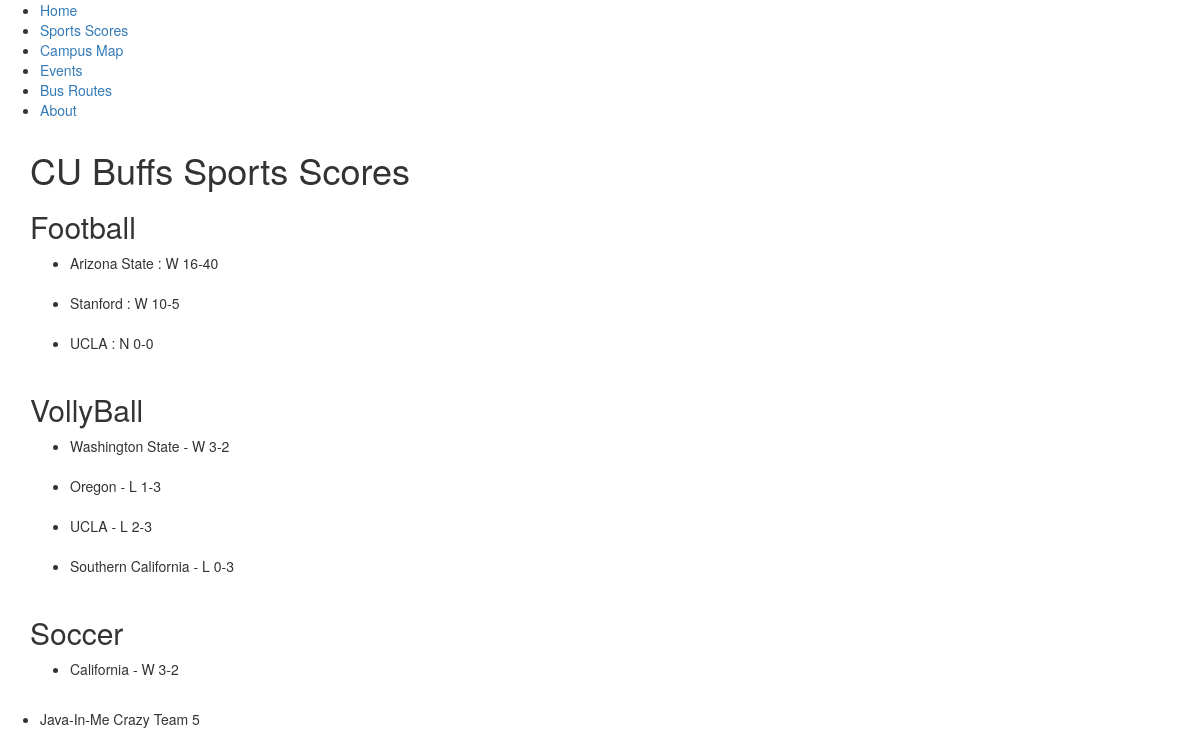
The app's page /Website/pages/sportsscores.php with its own data.
### tables this page shows
CREATE TABLE `sportsscores` (
  `scoreid` int(11) NOT NULL AUTO_INCREMENT,
  `sport` char(30) DEFAULT NULL,
  `date` char(10) DEFAULT NULL,
  `score` char(30) DEFAULT NULL,
  `opponent` char(30) DEFAULT NULL,
  `time` char(8) DEFAULT NULL,
  `buildingid` int(11) DEFAULT NULL,
  PRIMARY KEY (`scoreid`)
);

### Website/pages/sportsscores.php (the view, shortened to what this page needs)
<!DOCTYPE html>
	<html>
		<head>
			<link href="https://maxcdn.bootstrapcdn.com/bootstrap/3.3.7/css/bootstrap.css" rel="stylesheet">
			<link rel="stylesheet" type="text/css" href="../css/main.css">
		</head>
		<body>
			<nav>
	    		<ul>
	        		<li><a href="./index.html">Home</a></li>
		        	<li><a href="./sportsscores.php">Sports Scores</a></li>
	        		<li><a href="./campusmap.php">Campus Map</a></li>
	        		<li><a href="./campusevents.php">Events</a></li>
				<li><a href="./busroutes.html">Bus Routes</a></li>
				<li><a href="./about.html">About</a></li>
	    		</ul>
			</nav>
		<div class="container">
	 	<h1>CU Buffs Sports Scores</h1>
	<h2>Football</h2>
	<ul class="posts">
		<?php
                        $db = new mysqli('138.68.46.83', 'root', 'javainmecrazy', 'javainmecrazy');
        		$result = $db->query("SELECT * FROM sportsscores WHERE sport='football'");
        		while ($row = $result->fetch_assoc()){
            			echo "\t\t".'<li><span>'.$row['opponent'].'</span> : '.$row['score']."</li> <br/> \n";
        		}
		?>
	</ul>
	<h2>VollyBall</h2>
	<ul class="posts">
		<?php
                        $db = new mysqli('138.68.46.83', 'root', 'javainmecrazy', 'javainmecrazy');
        		$result = $db->query("SELECT * FROM sportsscores WHERE sport='volleyball'");
        		while ($row = $result->fetch_assoc()){
            			echo "\t\t".'<li><span>'.$row['opponent'].'</span> - '.$row['score']."</li> <br/> \n";
        		}
		?>
	</ul>
	<h2>Soccer</h2>
	<ul class="posts">
		<?php
                        $db = new mysqli('138.68.46.83', 'root', 'javainmecrazy', 'javainmecrazy');
        		$result = $db->query("SELECT * FROM sportsscores WHERE sport='soccer'");
        		while ($row = $result->fetch_assoc()){
            			echo "\t\t".'<li><span>'.$row['opponent'].'</span> - '.$row['score']."</li> <br/> \n";
        		}
		?>
	</ul>
			</div>
			<footer>
	    		<ul>
				<li>Java-In-Me Crazy Team 5</li>
				</ul>
			</footer>
		</body>
	</html>

### records on screen
sportsscores: opponent "Arizona State", score "W 16-40"
sportsscores: opponent "Stanford", score "W 10-5"
sportsscores: opponent "UCLA", score "N 0-0"
sportsscores: opponent "Washington State", score "W 3-2"
sportsscores: opponent "Oregon", score "L 1-3"
sportsscores: opponent "UCLA", score "L 2-3"
sportsscores: opponent "Southern California", score "L 0-3"
sportsscores: opponent "California", score "W 3-2"
